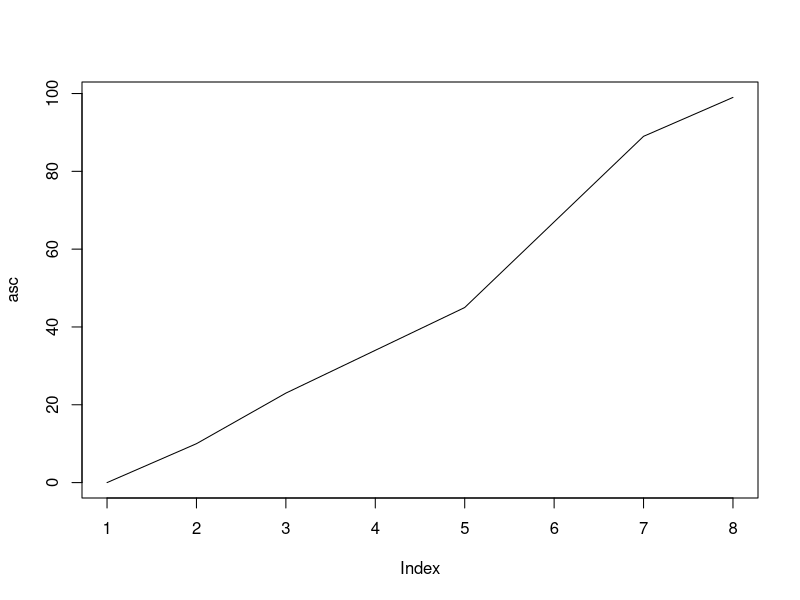
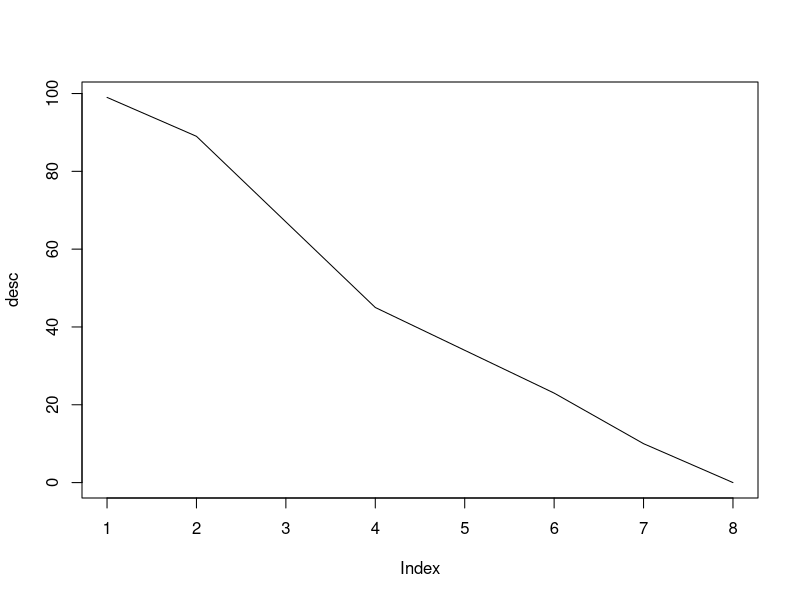

Source code (R) for these figures, in order:
data <- c(23, 45, 10, 34, 89, 0, 67, 99)

# Ascending order
asc <- sort(data)
print(asc)

# Descending order
desc <- sort(data, decreasing = TRUE)
print(desc)

plot(asc, type = 'l')
plot(desc, type = 'l')

